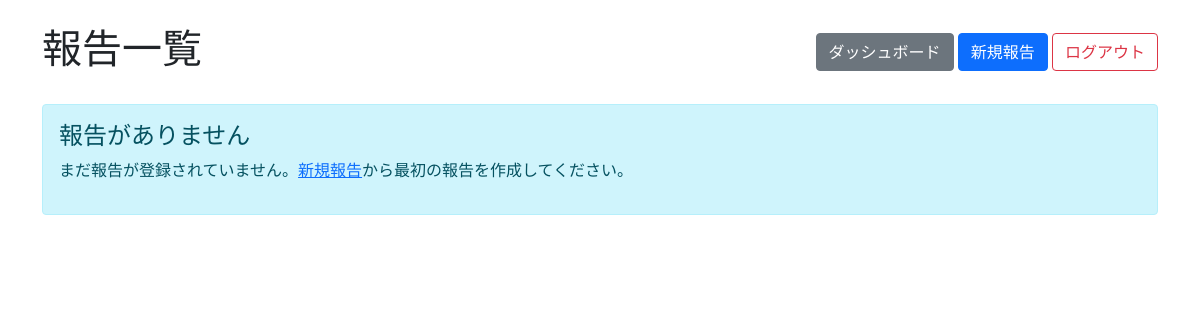
The app's page /reports (signed in), older data.
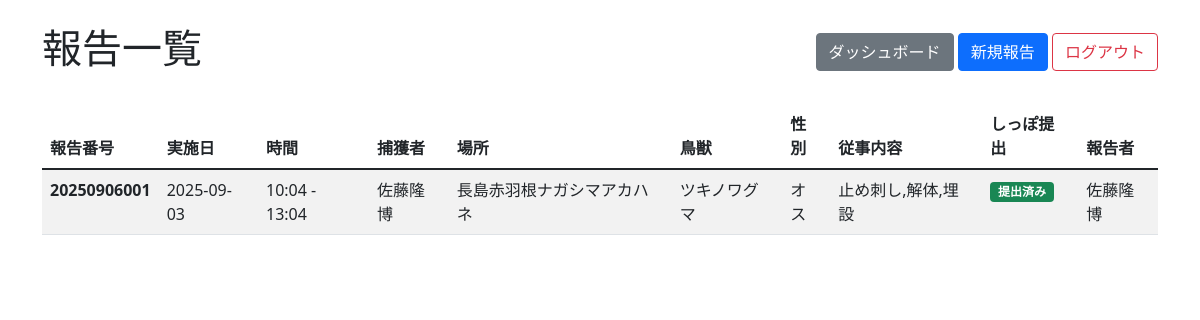
The same page, newer data.
### app.py (models this page shows)
class Report(Model):
    reportno = CharField(unique=True)  # 報告番号
    user = CharField()  # ユーザー名（またはID）
    date = CharField()
    start_time = CharField()
    end_time = CharField()
    method = CharField()
    hunter = CharField()
    location = CharField()
    animal = CharField()
    sex = CharField()
    tasks = CharField()  # カンマ区切りで保存
    tail_submitted = CharField()  # "yes" or "no"
    class Meta:
        database = db

### app.py (the view)
@app.route("/reports")
def reports():
    if "user_id" not in session:
        return redirect("/login")
    user = User.get_by_id(session["user_id"])
    if user.role == "admin":
        reports_list = Report.select().order_by(Report.reportno.desc())
    else:
        reports_list = Report.select().where(Report.user == user.name).order_by(Report.reportno.desc())
    return render_template("reports.html", reports=reports_list, user=user)

### templates/reports.html (shortened to what this page needs)
<!DOCTYPE html>
<html lang="ja">
<head>
    <link href="https://cdn.jsdelivr.net/npm/bootstrap@5.1.3/dist/css/bootstrap.min.css" rel="stylesheet">
</head>
<body>
    <div class="container mt-4">
        <div class="d-flex justify-content-between align-items-center mb-4">
            <h1>報告一覧</h1>
            <div>
                <a href="/dashboard" class="btn btn-secondary">ダッシュボード</a>
                <a href="/report/new" class="btn btn-primary">新規報告</a>
                <a href="/logout" class="btn btn-outline-danger">ログアウト</a>
            </div>
        </div>
        {% if reports %}
        <div class="table-responsive">
            <table class="table table-striped">
                <thead>
                    <tr>
                        <th>報告番号</th>
                        <th>実施日</th>
                        <th>時間</th>
                        <th>捕獲者</th>
                        <th>場所</th>
                        <th>鳥獣</th>
                        <th>性別</th>
                        <th>従事内容</th>
                        <th>しっぽ提出</th>
                        <th>報告者</th>
                    </tr>
                </thead>
                <tbody>
                    {% for report in reports %}
                    <tr>
                        <td><strong>{{ report.reportno }}</strong></td>
                        <td>{{ report.date }}</td>
                        <td>{{ report.start_time }} - {{ report.end_time }}</td>
                        <td>{{ report.hunter }}</td>
                        <td>{{ report.location }}</td>
                        <td>{{ report.animal }}</td>
                        <td>{{ report.sex }}</td>
                        <td>{{ report.tasks }}</td>
                        <td>
                            {% if report.tail_submitted == "yes" %}
                            <span class="badge bg-success">提出済み</span>
                            {% else %}
                            <span class="badge bg-warning">未提出</span>
                            {% endif %}
                        </td>
                        <td>{{ report.user }}</td>
                    </tr>
                    {% endfor %}
                </tbody>
            </table>
        </div>
        {% else %}
        <div class="alert alert-info">
            <h4>報告がありません</h4>
            <p>まだ報告が登録されていません。<a href="/report/new">新規報告</a>から最初の報告を作成してください。</p>
        </div>
        {% endif %}
    </div>
</body>
</html>

Row changes from the older to the newer data that the page shows:
added Report: reportno "20250906001", date "2025-09-03", start_time "10:04", end_time "13:04", hunter "佐藤隆博", location "長島赤羽根ナガシマアカハネ", animal "ツキノワグマ", sex "オス", tasks "止め刺し,解体,埋設", tail_submitted "提出済み", user "佐藤隆博"
Text that changed along with them:
text no longer shown: "報告がありません まだ報告が登録されていません。 新規報告 から最初の報告を作成してください。"
text now shown: "報告番号 実施日 時間 捕獲者 場所 鳥獣 性別 従事内容 しっぽ提出 報告者"
